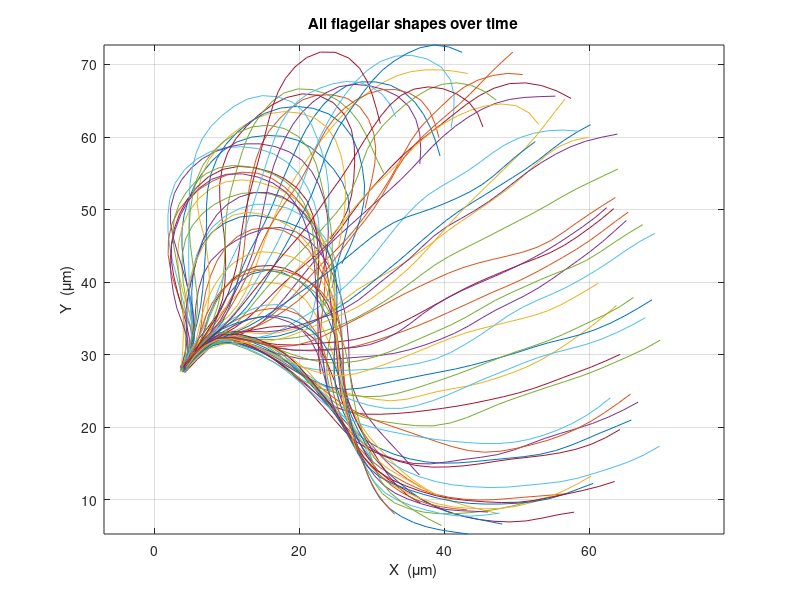
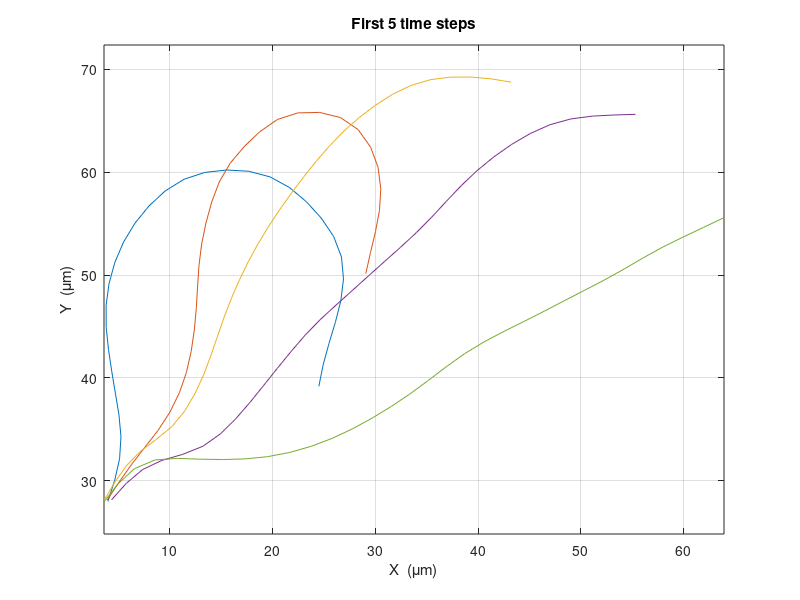
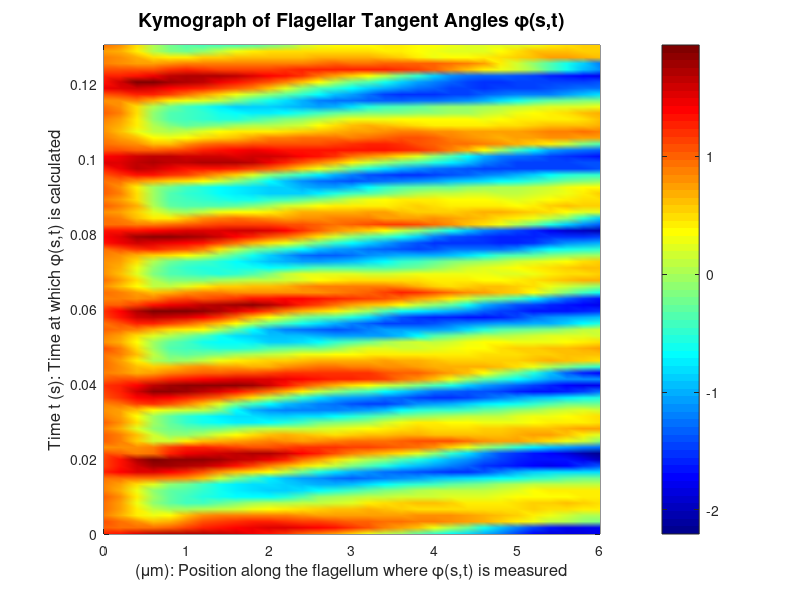
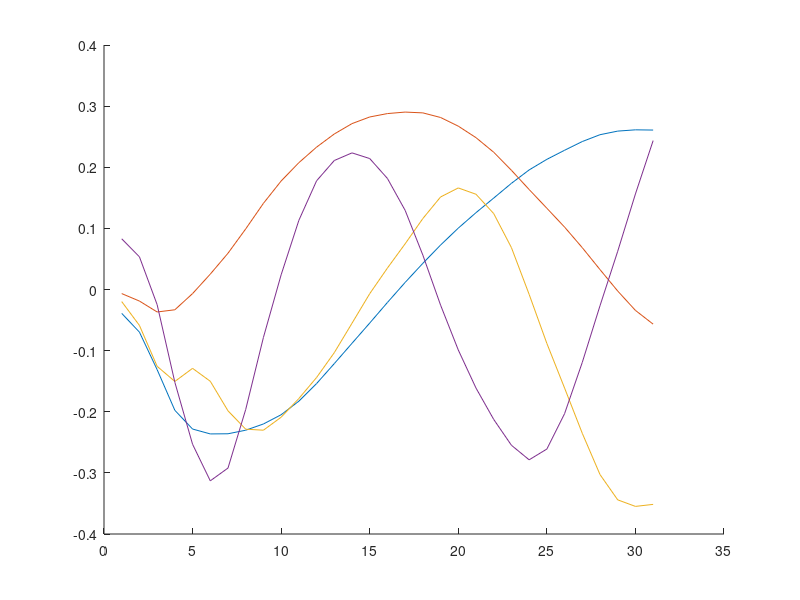

These figures' MATLAB source, in order:
%% Part 1

clear; clc; close all;
load('fluidE.mat');

[m,n] = size(XX);

disp('Data:');
disp(['Number of spatial points: ', num2str(m)]);
disp(['Number of time points: ', num2str(n)]);
disp(['Space scale (\mum): ', num2str(space_scale)]);
disp(['Time scale (seconds): ', num2str(time_scale)]);

%All time steps.
figure; clf;
for i = 1:n
    plot(XX(:,i), YY(:,i));
    hold on;
end
hold off;
axis equal;
grid on;
xlabel('X  (\mum)');
ylabel('Y  (\mum)');
title('All flagellar shapes over time');

% Plot first few time steps
figure; clf;
for i = 1:5
    plot(XX(:,i), YY(:,i));
    hold on;
end
hold off;
axis equal;
grid on;
xlabel('X  (\mum)');
ylabel('Y  (\mum)');
title('First 5 time steps');

%% Part 2
dx = diff(XX, 1, 1);  
dy = diff(YY, 1, 1);  
phi = atan2(dy, dx);
phi_unwrapped = zeros(size(phi));

for i = 1:n
    phi_unwrapped(:,i) = unwrap(phi(:,i));
end

delta_s = space_scale; % Distance between two adjacent points
delta_t = time_scale;  % Time between frames

s = (0:size(phi_unwrapped,1)-1)' * delta_s; % Position where phi is defined
t = (0:n-1)' * delta_t; % When phi is calculated                   

figure; clf;
pcolor(s, t, phi_unwrapped');
shading interp;
colormap(jet);
colorbar;
xlabel('(\mum): Position along the flagellum where \phi(s,t) is measured', 'FontSize', 12);
ylabel('Time t (s): Time at which \phi(s,t) is calculated', 'FontSize', 12);
title('Kymograph of Flagellar Tangent Angles \phi(s,t)', 'FontSize', 14);
axis tight;
grid off;

%% Part 3:

phi_mean = mean(phi_unwrapped, 2);
demean_phi = phi_unwrapped - phi_mean;
[U,S,V] = svd(demean_phi, 'econ');

figure; clf; hold on;
for k = 1:4
    plot(U(:,k))
end
hold off;

figure; clf; hold on;
for k = 1:4
    plot(V(:,k))
end
hold off;

s = diag(S);
figure;
plot(cumsum(s.^2)./sum(s.^2), 'bo', 'MarkerFaceColor','b','MarkerSize',6)
xlabel("Mode k");  
ylabel("Cumulative energy "); 
title("Strength of Singular Values")

%% Part 4: 

V_1 = S(1,1) * V(:,1);
V_2 = S(2,2) * V(:,2);
figure;
plot(V_1, V_2, '.','MarkerFacecolor','r','Markersize', 10);
hold on;
hold off;
xlabel('V_1');
ylabel('V_2 ');
title('V_1 vs V_2');
axis equal;
grid on;
hold on;

theta = unwrap(atan2(V_2, V_1));
LstSqr_1 = [cos(theta) sin(theta)];
Soln = (LstSqr_1' * LstSqr_1)\ (LstSqr_1' * V_1);
A_1 = Soln(1,1);
B_1 = Soln(2,1);
LstSqr_2 = [cos(theta) sin(theta)];
Soln_2 = (LstSqr_2' * LstSqr_2) \ (LstSqr_2' * V_2);
A_2 = Soln_2(1,1);
B_2 = Soln_2(2,1);
V_1_fit = A_1 * cos(theta) + B_1 * sin(theta);
V_2_fit = A_2 * cos(theta) + B_2 * sin(theta);
plot(V_1_fit, V_2_fit, 'g-', 'LineWidth', 2);
hold off;


%% Part 5:

phi_recon = zeros(size(phi_unwrapped));
for i = 1:size(phi_unwrapped, 2)
    phi_recon(:,i) = phi_mean + V_1_fit(i) * U(:,1) + V_2_fit(i) * U(:,2);
end

X_recon = zeros(m, n);
Y_recon = zeros(m, n);
figure;
for i = 1:10
    % Original positions
    x_og = zeros(m, 1);
    y_og = zeros(m, 1);
    for j = 2:m
        x_og(j) = x_og(j-1) + space_scale * cos(phi_unwrapped(j-1, i));
        y_og(j) = y_og(j-1) + space_scale * sin(phi_unwrapped(j-1, i));
    end
    
    % Reconstructed positions
    x_recon = zeros(m, 1);
    y_recon = zeros(m, 1);
    for j = 2:m
        x_recon(j) = x_recon(j-1) + space_scale * cos(phi_recon(j-1, i));
        y_recon(j) = y_recon(j-1) + space_scale * sin(phi_recon(j-1, i));
    end
    
    plot(x_og, y_og, 'b-');
    hold on;
    plot(x_recon, y_recon, 'r--');
end
hold off;
xlabel('X');
ylabel('Y');
title('Original vs Reconstructed Shapes');
legend('Original', 'Reconstructed');
axis equal;
grid on;